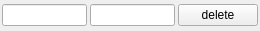
<?xml version="1.0" encoding="UTF-8"?>
<ui version="4.0">
 <class>ParamItem</class>
 <widget class="QWidget" name="ParamItem">
  <property name="geometry">
   <rect>
    <x>0</x>
    <y>0</y>
    <width>260</width>
    <height>31</height>
   </rect>
  </property>
  <property name="windowTitle">
   <string>Form</string>
  </property>
  <layout class="QHBoxLayout" name="horizontalLayout">
   <property name="spacing">
    <number>3</number>
   </property>
   <property name="margin">
    <number>2</number>
   </property>
   <item>
    <widget class="QLineEdit" name="key"/>
   </item>
   <item>
    <widget class="QLineEdit" name="value"/>
   </item>
   <item>
    <widget class="QPushButton" name="pushButton">
     <property name="text">
      <string>delete</string>
     </property>
    </widget>
   </item>
  </layout>
 </widget>
 <resources/>
 <connections/>
</ui>
